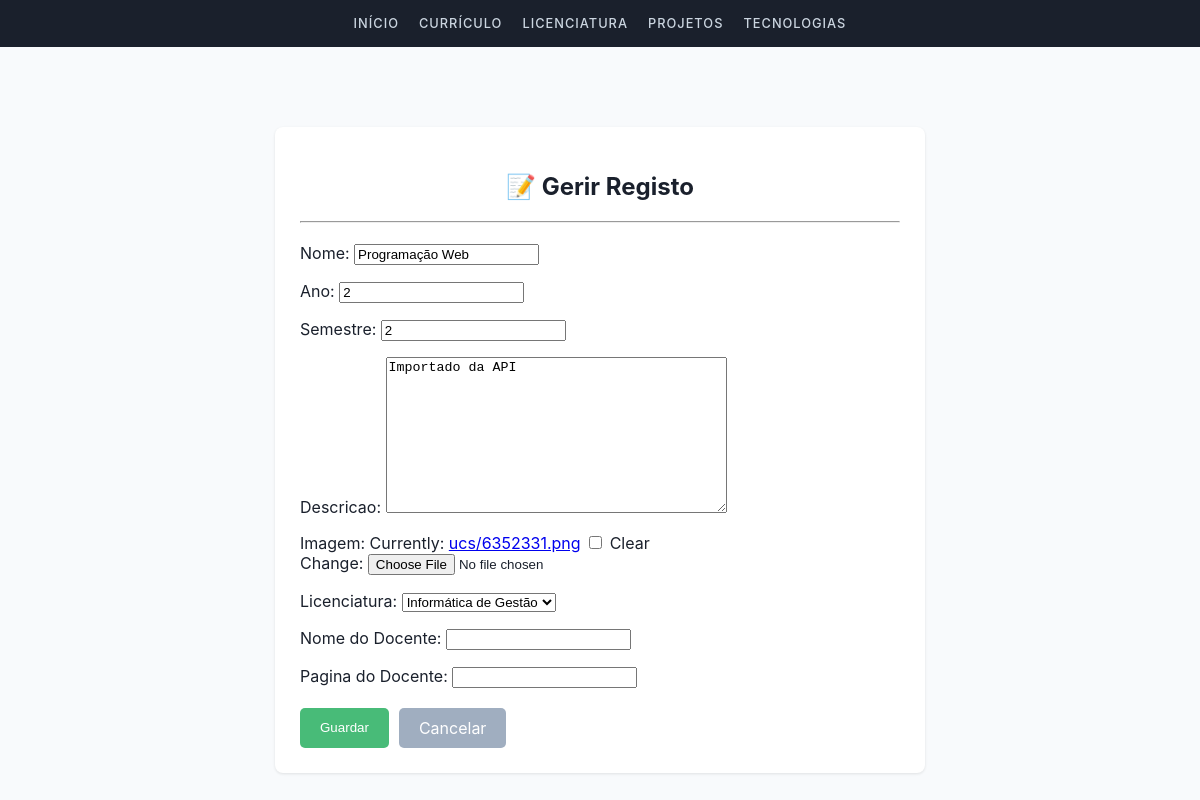
Page /uc/43/editar/ on the earlier database version.
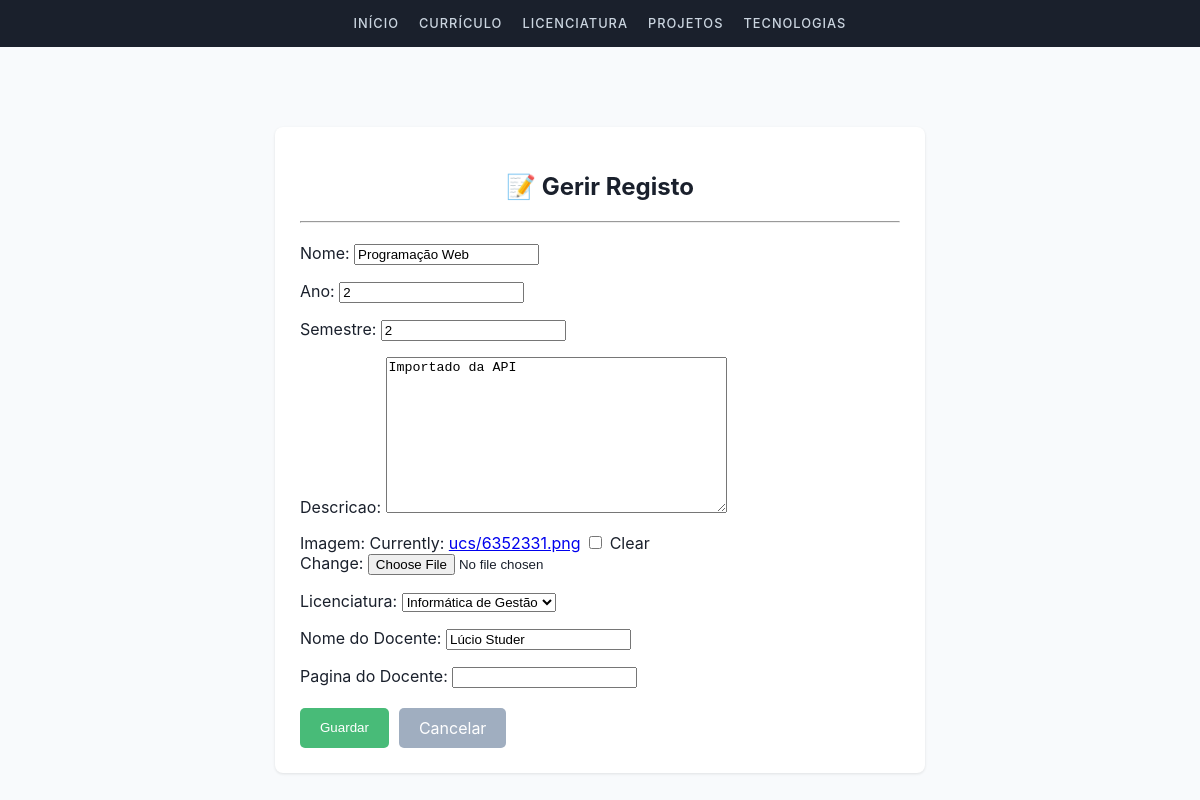
Same page on the later database version.
### portfolio/models.py (models this page shows, shortened)
class UnidadeCurricular(models.Model):
    nome = models.CharField(max_length=100)
    ano = models.IntegerField()
    semestre = models.IntegerField()
    descricao = models.TextField()
    imagem = models.ImageField(upload_to='ucs/', null=True, blank=True)
    licenciatura = models.ForeignKey('licenciatura', on_delete=models.CASCADE)
    Nome_do_Docente = models.CharField(max_length=100, null = True, blank = True)
    Pagina_do_Docente = models.URLField(null = True, blank = True)

class Licenciatura(models.Model):
    nome = models.CharField(max_length=100)
    universidade = models.CharField(max_length=100)
    descricao = models.TextField(max_length=700)
    def __str__(self):
        return self.nome

### portfolio/views.py (the view)
# urls.py: path('uc/<int:pk>/editar/', views.UCUpdateView.as_view(), name='uc_editar'),
class UCUpdateView(UpdateView):
    model = UnidadeCurricular
    form_class = UCForm
    template_name = 'portfolio/crud_form.html'
    success_url = reverse_lazy('licenciatura')

### portfolio/forms.py
class UCForm(forms.ModelForm):
    class Meta:
        model = UnidadeCurricular
        fields = '__all__'

### portfolio/templates/portfolio/crud_form.html (shortened to what this page needs)
{% extends "portfolio/base.html" %}
{% block content %}
<div class="card" style="max-width: 600px; margin: 40px auto; padding: 25px;">
    <h2 style="text-align: center;">📝 Gerir Registo</h2>
    <hr>
    <form method="post" enctype="multipart/form-data">
        <div style="text-align: justify; margin: 20px 0;">
            {{ form.as_p }}
        </div>
        <div style="display: flex; gap: 10px;">
            <button type="submit" style="background: #48bb78; color: white; padding: 10px 20px; border: none; border-radius: 5px; cursor: pointer;">Guardar</button>
            <a href="javascript:history.back()" style="background: #a0aec0; color: white; padding: 10px 20px; border-radius: 5px; text-decoration: none;">Cancelar</a>
        </div>
    </form>
</div>
{% endblock %}

Differences in the rows shown:
changed UnidadeCurricular "Importado da API": Nome_do_Docente (not shown) → "Lúcio Studer"
